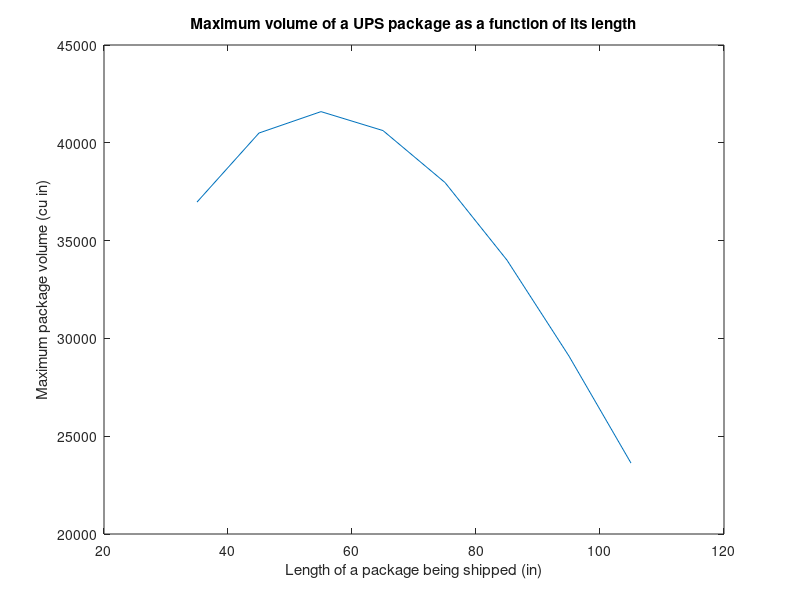

This figure's MATLAB source:
%%%%%%%%%%%%%%%%%%%%%%%%%%%%%%%%%%%%%%%%%%%%%%%%%%%%%%%%%%%%%%%%%%%%%%%%%%%
%
%  Program Description: Calculates the max package volume based on the
%  given size and weight restrictions
%
%%%%%%%%%%%%%%%%%%%%%%%%%%%%%%%%%%%%%%%%%%%%%%%%%%%%%%%%%%%%%%%%%%%%%%%%%%%

% --- INPUTS ---
max_size = 165;                 % maximum girth (inches)
package_length = [35:10:105];   % package length (inches)

% --- CALCULATIONS ---
package_side = (max_size - package_length)./4;    % calculates length of a side (inches)
package_volume = package_length.*package_side.^2; % calculates volume (cubic inches)

% --- OUTPUTS ----
% Commands below create a plot of package volume as a function of package
% length
plot(package_length,package_volume) 
title('Maximum volume of a UPS package as a function of its length')
xlabel('Length of a package being shipped (in)')
ylabel('Maximum package volume (cu in)')

